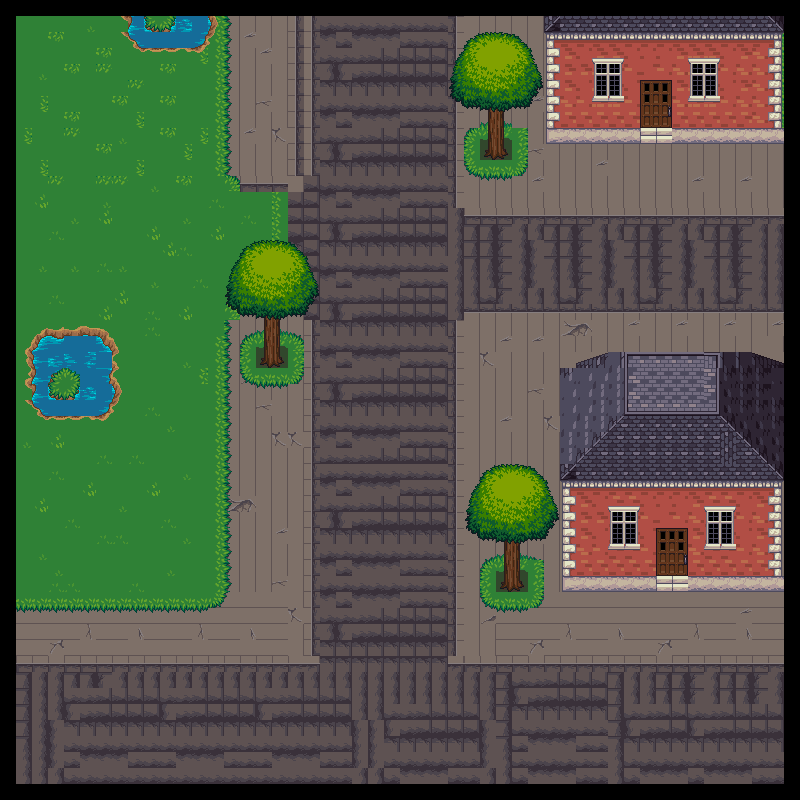

Rendered tile map (Tiled .tmx) drawn with the repository's tilesets; below, a short description and the map source with its tile grids summarised:
An orthogonal 50x50 tile map with 16x16 px tiles, 3 tile layers (layer1, layer2, layer3), 9 tilesets.

<map version="1.2" tiledversion="1.2.1" orientation="orthogonal" renderorder="right-down" width="50" height="50" tilewidth="16" tileheight="16" infinite="0" nextlayerid="9" nextobjectid="1">
 <tileset firstgid="1" name="grass" tilewidth="16" tileheight="16" tilecount="72" columns="6">
  <image source="grass.png" width="96" height="192" />
 </tileset>
 <tileset firstgid="73" name="buckets" tilewidth="16" tileheight="16" tilecount="24" columns="6">
  <image source="buckets.png" width="96" height="64" />
 </tileset>
 <tileset firstgid="97" name="house" tilewidth="16" tileheight="16" tilecount="252" columns="18">
  <image source="house.png" width="288" height="224" />
 </tileset>
 <tileset firstgid="349" name="trunk" tilewidth="16" tileheight="16" tilecount="72" columns="12">
  <image source="trunk.png" width="192" height="96" />
 </tileset>
 <tileset firstgid="421" name="watergrass" tilewidth="16" tileheight="16" tilecount="72" columns="6">
  <image source="watergrass.png" width="96" height="192" />
 </tileset>
 <tileset firstgid="493" name="water" tilewidth="16" tileheight="16" tilecount="72" columns="6">
  <image source="water.png" width="96" height="192" />
 </tileset>
 <tileset firstgid="565" name="cement" tilewidth="16" tileheight="16" tilecount="72" columns="6">
  <image source="cement.png" width="96" height="192" />
 </tileset>
 <tileset firstgid="637" name="bridges" tilewidth="16" tileheight="16" tilecount="168" columns="12">
  <image source="bridges.png" width="192" height="224" />
 </tileset>
 <tileset firstgid="805" name="treetop" tilewidth="16" tileheight="16" tilecount="168" columns="12">
  <image source="treetop.png" width="192" height="224" />
 </tileset>
 <layer id="1" name="layer1" width="50" height="50">
  <data>[2500 cells, 2304 non-empty, 24 distinct tile ids]</data>
 </layer>
 <layer id="3" name="layer2" width="50" height="50">
  <data>[2500 cells, 208 non-empty, 26 distinct tile ids]</data>
 </layer>
 <layer id="4" name="layer3" width="50" height="50">
  <data>[2500 cells, 507 non-empty, 121 distinct tile ids]</data>
 </layer>
</map>
